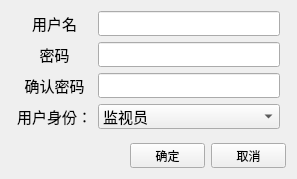
<?xml version="1.0" encoding="UTF-8"?>
<ui version="4.0">
 <class>UserModifyWidget</class>
 <widget class="QWidget" name="UserModifyWidget">
  <property name="geometry">
   <rect>
    <x>0</x>
    <y>0</y>
    <width>297</width>
    <height>179</height>
   </rect>
  </property>
  <property name="windowTitle">
   <string>Form</string>
  </property>
  <layout class="QVBoxLayout" name="verticalLayout">
   <item>
    <layout class="QHBoxLayout" name="horizontalLayout_2">
     <item>
      <spacer name="horizontalSpacer_2">
       <property name="orientation">
        <enum>Qt::Horizontal</enum>
       </property>
       <property name="sizeHint" stdset="0">
        <size>
         <width>40</width>
         <height>20</height>
        </size>
       </property>
      </spacer>
     </item>
     <item>
      <layout class="QGridLayout" name="gridLayout">
       <item row="0" column="0">
        <widget class="QLabel" name="lsStarttimeLabel">
         <property name="sizePolicy">
          <sizepolicy hsizetype="Preferred" vsizetype="Preferred">
           <horstretch>0</horstretch>
           <verstretch>0</verstretch>
          </sizepolicy>
         </property>
         <property name="font">
          <font>
           <pointsize>11</pointsize>
          </font>
         </property>
         <property name="text">
          <string>用户名</string>
         </property>
         <property name="alignment">
          <set>Qt::AlignCenter</set>
         </property>
        </widget>
       </item>
       <item row="1" column="0">
        <widget class="QLabel" name="lsEndtimeLabel">
         <property name="sizePolicy">
          <sizepolicy hsizetype="Preferred" vsizetype="Preferred">
           <horstretch>0</horstretch>
           <verstretch>0</verstretch>
          </sizepolicy>
         </property>
         <property name="font">
          <font>
           <pointsize>11</pointsize>
          </font>
         </property>
         <property name="text">
          <string>密码</string>
         </property>
         <property name="alignment">
          <set>Qt::AlignCenter</set>
         </property>
        </widget>
       </item>
       <item row="1" column="1">
        <widget class="QLineEdit" name="passWordEdit">
         <property name="sizePolicy">
          <sizepolicy hsizetype="Fixed" vsizetype="Fixed">
           <horstretch>0</horstretch>
           <verstretch>0</verstretch>
          </sizepolicy>
         </property>
         <property name="minimumSize">
          <size>
           <width>182</width>
           <height>25</height>
          </size>
         </property>
         <property name="maximumSize">
          <size>
           <width>182</width>
           <height>25</height>
          </size>
         </property>
         <property name="placeholderText">
          <string/>
         </property>
        </widget>
       </item>
       <item row="3" column="0">
        <widget class="QLabel" name="lsLevelLabel">
         <property name="sizePolicy">
          <sizepolicy hsizetype="Preferred" vsizetype="Preferred">
           <horstretch>0</horstretch>
           <verstretch>0</verstretch>
          </sizepolicy>
         </property>
         <property name="font">
          <font>
           <pointsize>11</pointsize>
          </font>
         </property>
         <property name="text">
          <string>用户身份：</string>
         </property>
         <property name="alignment">
          <set>Qt::AlignCenter</set>
         </property>
        </widget>
       </item>
       <item row="3" column="1">
        <widget class="QComboBox" name="userIdentityBox">
         <property name="sizePolicy">
          <sizepolicy hsizetype="Fixed" vsizetype="Fixed">
           <horstretch>0</horstretch>
           <verstretch>0</verstretch>
          </sizepolicy>
         </property>
         <property name="minimumSize">
          <size>
           <width>182</width>
           <height>25</height>
          </size>
         </property>
         <property name="maximumSize">
          <size>
           <width>182</width>
           <height>25</height>
          </size>
         </property>
         <property name="font">
          <font>
           <pointsize>11</pointsize>
          </font>
         </property>
         <item>
          <property name="text">
           <string>监视员</string>
          </property>
         </item>
         <item>
          <property name="text">
           <string>操作员</string>
          </property>
         </item>
         <item>
          <property name="text">
           <string>管理员</string>
          </property>
         </item>
        </widget>
       </item>
       <item row="0" column="1">
        <widget class="QLineEdit" name="userNameEdit">
         <property name="sizePolicy">
          <sizepolicy hsizetype="Fixed" vsizetype="Fixed">
           <horstretch>0</horstretch>
           <verstretch>0</verstretch>
          </sizepolicy>
         </property>
         <property name="minimumSize">
          <size>
           <width>182</width>
           <height>25</height>
          </size>
         </property>
         <property name="maximumSize">
          <size>
           <width>182</width>
           <height>25</height>
          </size>
         </property>
         <property name="placeholderText">
          <string/>
         </property>
        </widget>
       </item>
       <item row="2" column="0">
        <widget class="QLabel" name="lsEndtimeLabel_2">
         <property name="sizePolicy">
          <sizepolicy hsizetype="Preferred" vsizetype="Preferred">
           <horstretch>0</horstretch>
           <verstretch>0</verstretch>
          </sizepolicy>
         </property>
         <property name="font">
          <font>
           <pointsize>11</pointsize>
          </font>
         </property>
         <property name="text">
          <string>确认密码</string>
         </property>
         <property name="alignment">
          <set>Qt::AlignCenter</set>
         </property>
        </widget>
       </item>
       <item row="2" column="1">
        <widget class="QLineEdit" name="confirmPassWordEdit">
         <property name="sizePolicy">
          <sizepolicy hsizetype="Fixed" vsizetype="Fixed">
           <horstretch>0</horstretch>
           <verstretch>0</verstretch>
          </sizepolicy>
         </property>
         <property name="minimumSize">
          <size>
           <width>182</width>
           <height>25</height>
          </size>
         </property>
         <property name="maximumSize">
          <size>
           <width>182</width>
           <height>25</height>
          </size>
         </property>
         <property name="placeholderText">
          <string/>
         </property>
        </widget>
       </item>
      </layout>
     </item>
     <item>
      <spacer name="horizontalSpacer_3">
       <property name="orientation">
        <enum>Qt::Horizontal</enum>
       </property>
       <property name="sizeHint" stdset="0">
        <size>
         <width>40</width>
         <height>20</height>
        </size>
       </property>
      </spacer>
     </item>
    </layout>
   </item>
   <item>
    <spacer name="verticalSpacer">
     <property name="orientation">
      <enum>Qt::Vertical</enum>
     </property>
     <property name="sizeHint" stdset="0">
      <size>
       <width>20</width>
       <height>40</height>
      </size>
     </property>
    </spacer>
   </item>
   <item>
    <layout class="QHBoxLayout" name="horizontalLayout">
     <item>
      <spacer name="horizontalSpacer">
       <property name="orientation">
        <enum>Qt::Horizontal</enum>
       </property>
       <property name="sizeHint" stdset="0">
        <size>
         <width>40</width>
         <height>20</height>
        </size>
       </property>
      </spacer>
     </item>
     <item>
      <widget class="QPushButton" name="confirmBtn">
       <property name="sizePolicy">
        <sizepolicy hsizetype="Fixed" vsizetype="Fixed">
         <horstretch>0</horstretch>
         <verstretch>0</verstretch>
        </sizepolicy>
       </property>
       <property name="minimumSize">
        <size>
         <width>75</width>
         <height>25</height>
        </size>
       </property>
       <property name="maximumSize">
        <size>
         <width>75</width>
         <height>25</height>
        </size>
       </property>
       <property name="text">
        <string>确定</string>
       </property>
      </widget>
     </item>
     <item>
      <widget class="QPushButton" name="cancleBtn">
       <property name="sizePolicy">
        <sizepolicy hsizetype="Fixed" vsizetype="Fixed">
         <horstretch>0</horstretch>
         <verstretch>0</verstretch>
        </sizepolicy>
       </property>
       <property name="minimumSize">
        <size>
         <width>75</width>
         <height>25</height>
        </size>
       </property>
       <property name="maximumSize">
        <size>
         <width>75</width>
         <height>25</height>
        </size>
       </property>
       <property name="text">
        <string>取消</string>
       </property>
      </widget>
     </item>
    </layout>
   </item>
  </layout>
 </widget>
 <resources/>
 <connections/>
</ui>
